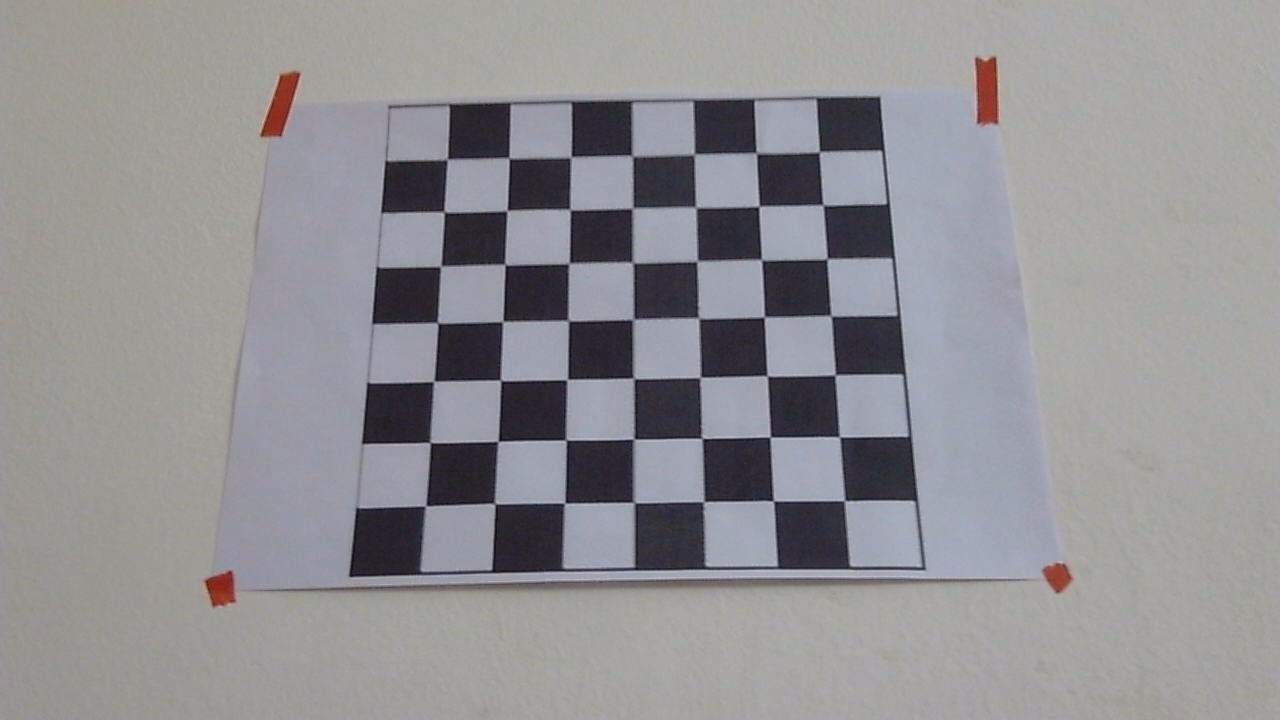
#> input picture Lab/lab_VSC_files/images/WIN_20230130_21_55_36_Pro.jpg, 1280 x 720 px, given in place of kaliya.png, which was not available
$ jupyter execute test.ipynb
#> lines starting #> are read from the running program, lines starting #| are printed output that depends on the picture
[cell 1]
import cv2
import numpy as np
import matplotlib.pyplot as plt

[cell 2]
img = cv2.imread(r"C:\Users\cheta\Downloads\kaliya.png")
#> img is the input picture: shape (720, 1280, 3); mean B, G, R 147.5, 144.7, 145.6
img =  cv2.cvtColor(img, cv2.COLOR_BGR2RGB)
h, w = img.shape[:2]
#> h = 720; w = 1280

x = int(input("Enter the x-axis shift; "))
#> the answer given: 3
y = int(input("Enter the y-axis shift; "))
#> the answer given: 3

t_matrix = np.float32([[1,0,x], [0,1,y]])
n_img = cv2.warpAffine(img, t_matrix, (w,h))
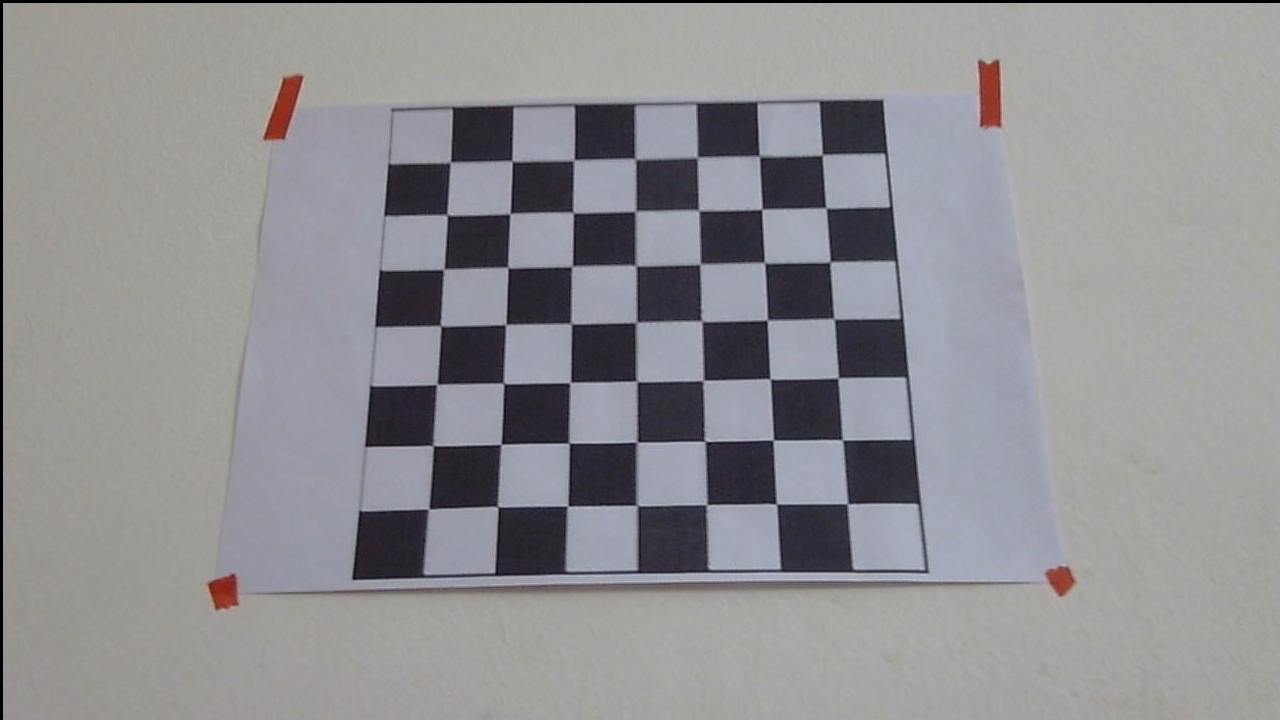
#> n_img: shape (720, 1280, 3); mean R, G, B 144.5, 143.6, 146.5

plt.imshow(img)
plt.show()
plt.imshow(n_img)
plt.show()


$ run again, on Lab/lab_VSC_files/images/WIN_20230130_21_55_44_Pro.jpg
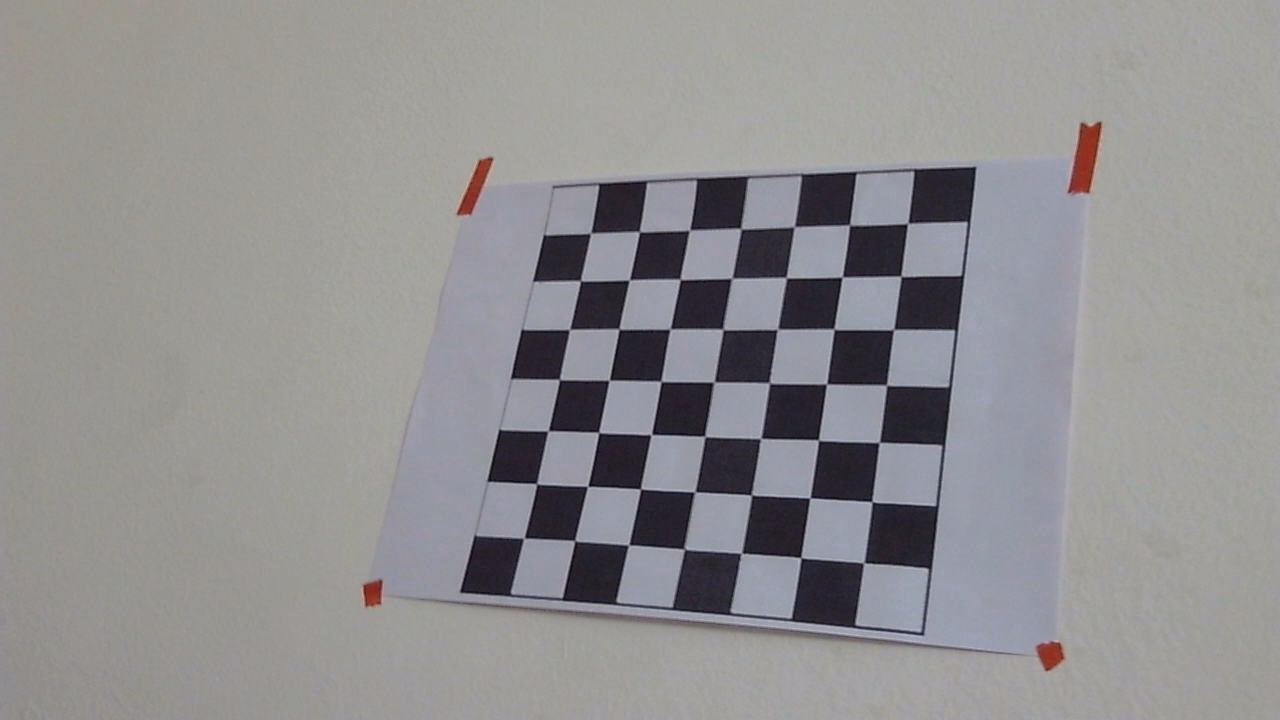
#> input picture Lab/lab_VSC_files/images/WIN_20230130_21_55_44_Pro.jpg, 1280 x 720 px, given in place of kaliya.png, which was not available
#> img is the input picture: shape (720, 1280, 3); mean B, G, R 145.1, 143.9, 145.2
#> `n_img = cv2.warpAffine(img, t_matrix, (w,h))`:
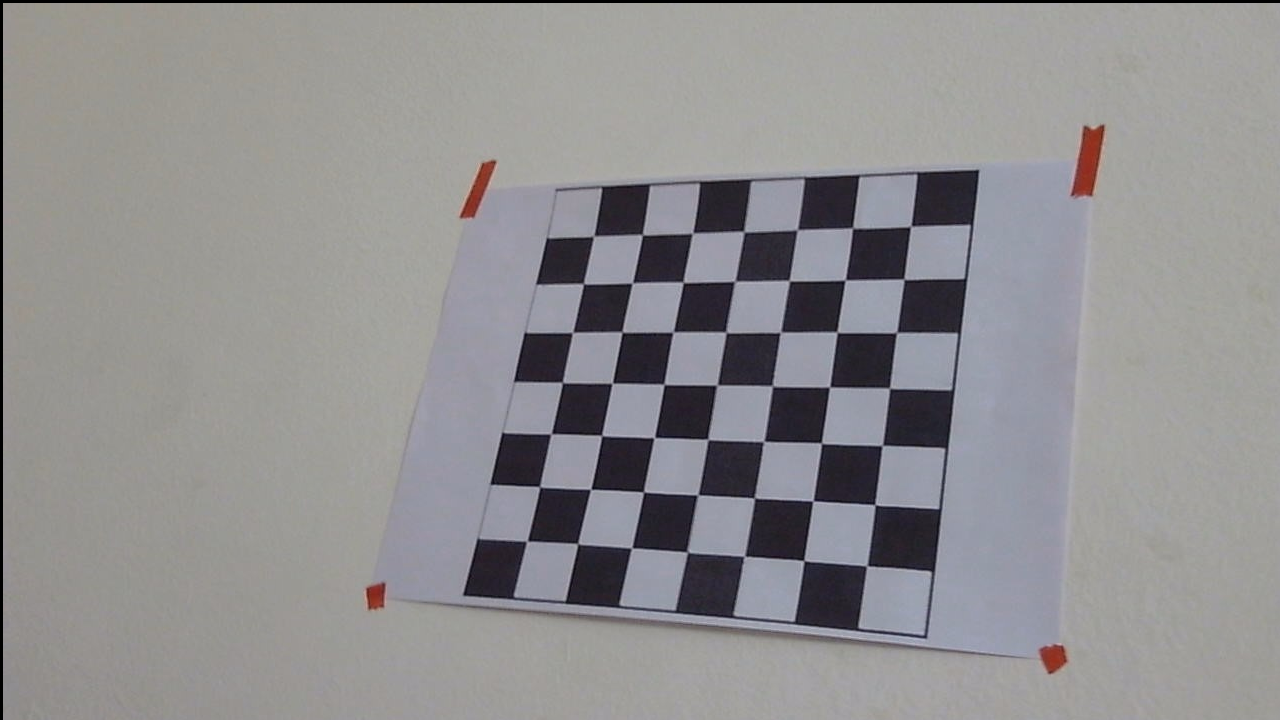
#> n_img: shape (720, 1280, 3); mean R, G, B 144.1, 142.9, 144.1

$ run again, on Lab/lab_VSC_files/images/WIN_20230130_21_55_47_Pro.jpg
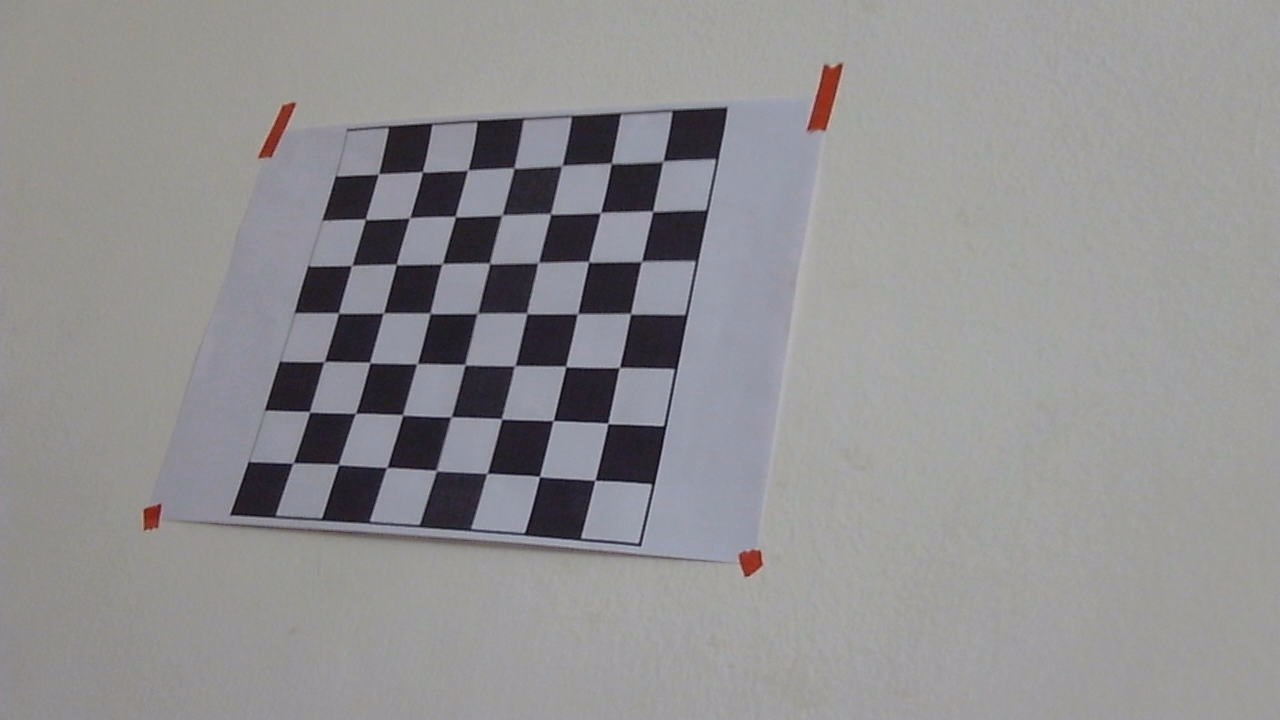
#> input picture Lab/lab_VSC_files/images/WIN_20230130_21_55_47_Pro.jpg, 1280 x 720 px, given in place of kaliya.png, which was not available
#> img is the input picture: shape (720, 1280, 3); mean B, G, R 145.8, 144.2, 145.4
#> `n_img = cv2.warpAffine(img, t_matrix, (w,h))`:
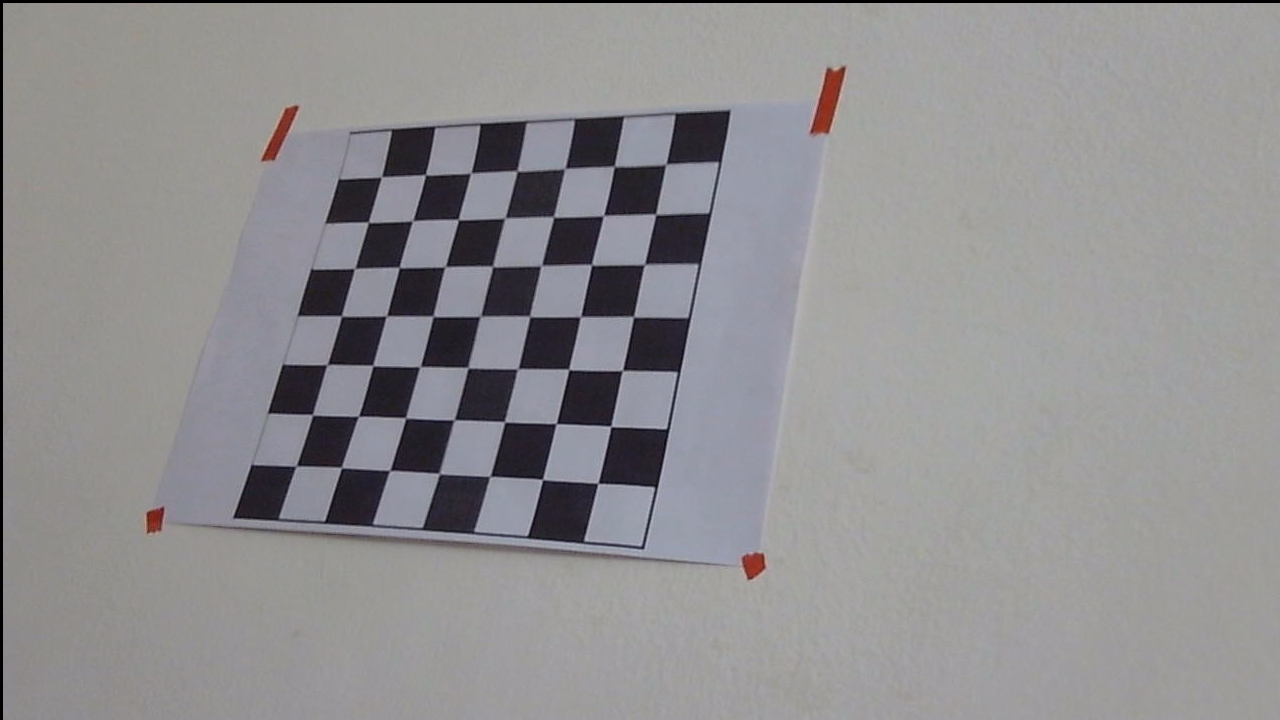
#> n_img: shape (720, 1280, 3); mean R, G, B 144.4, 143.2, 144.8
